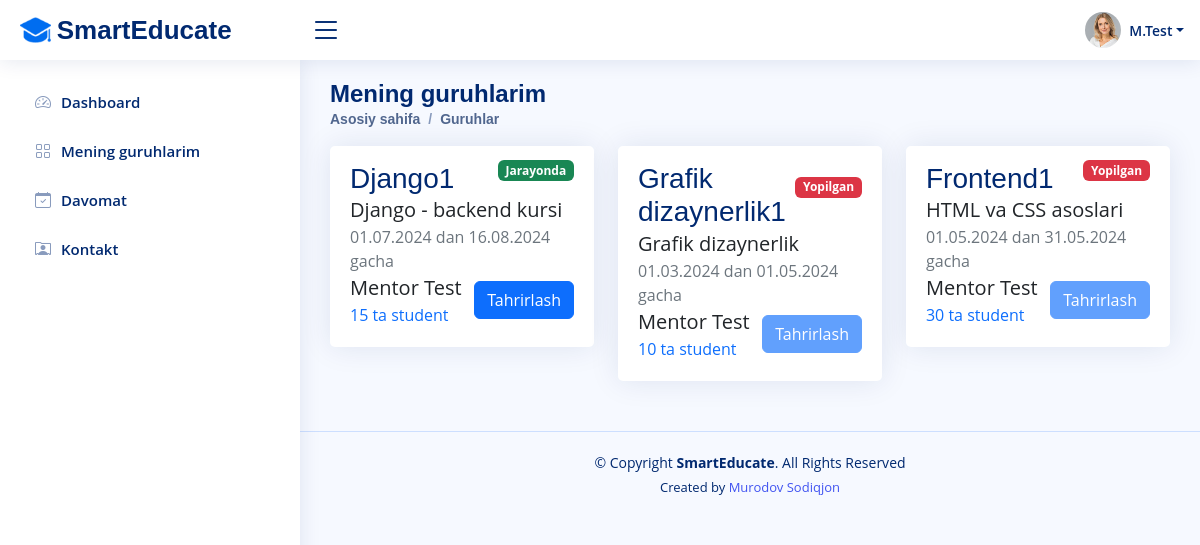
Page /groups/mentor (signed in) on the committed database.
### management/models.py (models this page shows, shortened)
class CompanyInfo(models.Model):
    name = models.CharField(max_length=70)
    address = models.CharField(max_length=100)
    phone = models.CharField(max_length=14)
    email = models.EmailField(max_length=255)
    start_day = models.CharField(max_length=4, choices=DAYS_CHOICES, blank=True, null=True)
    end_day = models.CharField(max_length=4, choices=DAYS_CHOICES, blank=True, null=True)
    start_time = models.TimeField()
    end_time = models.TimeField()

class CourseGroup(models.Model):
    course_id = models.ForeignKey(Course, on_delete=models.CASCADE)
    mentor_id = models.ForeignKey(Profile, on_delete=models.CASCADE)
    name = models.CharField(max_length=50, unique=True)
    lang = models.CharField(max_length=30, default="O'zbek")
    start_period = models.DateField()
    end_period = models.DateField()
    students = models.IntegerField()
    study_days = models.CharField(max_length=255)
    start_time = models.TimeField()
    end_time = models.TimeField()
    created_at = models.DateTimeField(auto_now_add=True)
    updated_at = models.DateTimeField(auto_now=True)

class Course(models.Model):
    name = models.CharField(max_length=50, unique=True)
    image = models.ImageField(upload_to='images', blank=True, null=True)
    description = models.TextField()
    price = models.IntegerField()
    created_at = models.DateTimeField(auto_now_add=True)
    updated_at = models.DateTimeField(auto_now=True)
    def __str__(self):
        return f'{self.name}'

### accounts/models.py (models this page shows, shortened)
class Profile(models.Model):
    user_id = models.OneToOneField(User, on_delete=models.CASCADE)
    first_name = models.CharField(max_length=100)
    last_name = models.CharField(max_length=100)
    role = models.ForeignKey(Group, on_delete=models.PROTECT, default=1)
    email = models.EmailField(max_length=255)
    image = models.ImageField(upload_to='images', blank=True, null=True)
    birthday = models.DateField()
    gender = models.CharField(max_length=5, choices=ATTENDANCE_GENDER_CHOICES)
    phone = models.CharField(max_length=14)
    about = models.TextField(blank=True, null=True)
    facebook_link = models.CharField(max_length=255, blank=True, null=True)
    telegram_link = models.CharField(max_length=255, blank=True, null=True)
    instagram_link = models.CharField(max_length=255, blank=True, null=True)
    twitter_link = models.CharField(max_length=255, blank=True, null=True)

### management/views.py (the view)
# urls.py: path('groups/mentor', GroupsPageMentorView.as_view(), name='groups_mentor'),
class GroupsPageMentorView(LoginRequiredMixin, GetData, ListView):
    paginate_by = 6
    model = CourseGroup
    template_name = 'management/groups-mentor.html'
    def get_queryset(self):
        profile = Profile.objects.get(user_id=self.request.user.id)
        return CourseGroup.objects.filter(mentor_id=profile)

### management/views.py (called while the page is built)
    def get_profile(self):
        return Profile.objects.get(user_id=self.request.user.id)

    def get_company_info(self):
        return CompanyInfo.objects.get(pk=1)

    def get_today(self):
        return date.today()

### templates/management/groups-mentor.html (shortened to what this page needs)
{% extends "base.html" %}
{% block content %}
<div class="pagetitle">
    <h1>Mening guruhlarim</h1>
    <nav>
        <ol class="breadcrumb">
            <li class="breadcrumb-item active">Asosiy sahifa</li>
            <li class="breadcrumb-item active">Guruhlar</li>
        </ol>
    </nav>
</div>
<div class="row">
    {% for group in page_obj %}
    <div class="col-lg-4 col-md-6">
        <div class="card">
            <div class="card-body">
                <div class="d-flex align-items-center justify-content-between">
                    <h5 class="card-title m-0 p-0 pt-3 fs-3">{{ group.name|capfirst }}</h5>
                    {% if group.end_period < view.get_today %}
                        <span class="badge bg-danger">Yopilgan</span>
                    {% elif group.start_period < view.get_today %}
                        <span class="badge bg-success">Jarayonda</span>
                    {% elif group.start_period > view.get_today %}
                        <span class="badge bg-warning">Tanlov</span>
                    {% endif %}
                </div>
                <p class="m-0 fs-5">{{ group.course_id }}</p>
                <p class="text-secondary m-0 fs-6">
                    {{group.start_period|date:"d.m.Y"}} dan {{group.end_period|date:"d.m.Y"}} gacha</p>
                <div class="d-flex align-items-center justify-content-between">
                    <div class="">
                        <p class="m-0 fs-5 align-self-end">
                            {{ group.mentor_id.first_name }} {{ group.mentor_id.last_name }}</p>
                        <p class="m-0 fs-6 text-primary">{{ group.students }} ta student</p>
                    </div>
                    <div class="d-flex align-items-end">
                        {% if group.end_period < view.get_today %}
                            <a class="btn btn-primary disabled" href="{% url 'course_details' pk=group.id %}">Tahrirlash</a>
                        {% else %}
                            <a class="btn btn-primary" href="{% url 'course_details' pk=group.id %}">Tahrirlash</a>
                        {% endif %}
                    </div>
                </div>
            </div>
        </div>
    </div>
    {% endfor %}
</div>
{% endblock content %}

### templates/includes/header.html (shortened to what this page needs)
{% load static %}
<header id="header" class="header fixed-top d-flex align-items-center">
    <div class="d-flex align-items-center justify-content-between">
        <a href="{% url 'home_page' %}" class="logo d-flex align-items-center">
            <img src="{% static 'img/logo/logo.png' %}" alt="logo">
            {% if view.get_profile %}
            <span class="d-none d-lg-block">{{ view.get_company_info.name }}</span>
            {% else %}
            <span class="d-none d-lg-block">{{ get_company_info.name }}</span>
            {% endif %}
        </a>
        <i class="bi bi-list toggle-sidebar-btn"></i>
    </div>
    <nav class="header-nav ms-auto">
        <ul class="d-flex align-items-center">
            <li class="nav-item dropdown pe-3">
                <a class="nav-link nav-profile d-flex align-items-center pe-0" href="#" data-bs-toggle="dropdown">
                    {% if view.get_profile.image %}
                        <img src="{{ view.get_profile.image.url }}" alt="Profile" class="rounded-circle" width="36px" height="36px">
                    {% elif get_profile.image %}
                        <img src="{{ get_profile.image.url }}" alt="Profile" class="rounded-circle" width="36px" height="36px">
                    {% else %}
                        <img src="{% static 'img/user.png' %}" alt="Profile" class="rounded-circle">
                    {% endif %}
                    {% if view.get_profile %}
                    <span class="d-none d-md-block dropdown-toggle ps-2">{{ view.get_profile.first_name|capfirst|make_list|first }}.{{ view.get_profile.last_name|capfirst }}</span>
                    {% else %}
                    <span class="d-none d-md-block dropdown-toggle ps-2">{{ get_username|capfirst }}</span>
                    {% endif %}
                </a>
            </li>
        </ul>
    </nav>
</header>

### templates/includes/footer.html (shortened to what this page needs)
{% load static %}
<footer id="footer" class="footer">
    <div class="copyright">
        &copy; Copyright <strong><span>{{ view.get_company_info.name }}</span></strong>. All Rights Reserved
    </div>
    <div class="credits">
        Created by <a href="https://www.instagram.com/sodiqjan_murodov/">Murodov Sodiqjon</a>
    </div>
</footer>

### static/css/style.css (style rules this page uses)
:root { scroll-behavior: smooth; }
body { font-family: "Open Sans", sans-serif; background: #f6f9ff; color: #444444; user-select: none; -webkit-user-select: none; -moz-user-select: none; -ms-user-select: none; }
a { color: #4154f1; text-decoration: none; }
h1, h2, h3, h4, h5, h6 { font-family: "Nunito", sans-serif; }
.pagetitle { margin-bottom: 10px; }
.pagetitle h1 { font-size: 24px; margin-bottom: 0; font-weight: 600; color: #012970; }
.card { margin-bottom: 30px; border: none; border-radius: 5px; box-shadow: 0px 0 30px rgba(1, 41, 112, 0.1); }
.card-title { padding: 20px 0 15px 0; font-size: 18px; font-weight: 500; color: #012970; font-family: "Poppins", sans-serif; }
.card-body { padding: 0 20px 20px 20px; }
.breadcrumb { font-size: 14px; font-family: "Nunito", sans-serif; color: #899bbd; font-weight: 600; }
.breadcrumb .breadcrumb-item::before { color: #899bbd; }
.breadcrumb .active { color: #51678f; font-weight: 600; }
.logo { line-height: 1; }
@media (min-width: 1200px) { .logo { width: 280px; } }
.logo img { max-height: 26px; margin-right: 6px; }
.logo span { font-size: 26px; font-weight: 700; color: #012970; font-family: "Nunito", sans-serif; }
.header { transition: all 0.5s; z-index: 997; height: 60px; box-shadow: 0px 2px 20px rgba(1, 41, 112, 0.1); background-color: #fff; padding-left: 20px; }
.header .toggle-sidebar-btn { font-size: 32px; padding-left: 10px; cursor: pointer; color: #012970; }
.header-nav ul { list-style: none; }
.header-nav>ul { margin: 0; padding: 0; }
.header-nav .nav-profile { color: #012970; }
.header-nav .nav-profile img { max-height: 36px; }
.header-nav .nav-profile span { font-size: 14px; font-weight: 600; }
@media (min-width: 1200px) { #main, #footer { margin-left: 300px; } }
.footer { padding: 20px 0; font-size: 14px; transition: all 0.3s; border-top: 1px solid #cddfff; }
.footer .copyright { text-align: center; color: #012970; }
.footer .credits { padding-top: 5px; text-align: center; font-size: 13px; color: #012970; }

### rows in the picture
CompanyInfo: get_company_info.name "SmartEducate"
CourseGroup: name "Django1", shows "Jarayonda", course_id "Django - backend kursi", start_period "01.07.2024", end_period "16.08.2024", mentor_id.first_name "Mentor", mentor_id.last_name "Test", students "15", shows "Tahrirlash"
CourseGroup: name "Grafik dizaynerlik1", shows "Yopilgan", course_id "Grafik dizaynerlik", start_period "01.03.2024", end_period "01.05.2024", mentor_id.first_name "Mentor", mentor_id.last_name "Test", students "10", shows "Tahrirlash"
CourseGroup: name "Frontend1", shows "Yopilgan", course_id "HTML va CSS asoslari", start_period "01.05.2024", end_period "31.05.2024", mentor_id.first_name "Mentor", mentor_id.last_name "Test", students "30", shows "Tahrirlash"

### other values in the picture
{{ view.get_profile.first_name|capfirst|make_list|first }} "M"
{{ view.get_profile.last_name|capfirst }} "Test"
